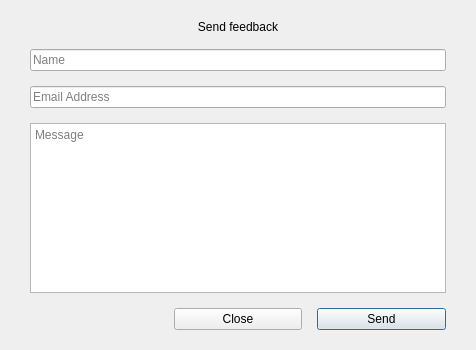
<?xml version="1.0" encoding="UTF-8"?>
<ui version="4.0">
 <class>Feedback</class>
 <widget class="QDialog" name="Feedback">
  <property name="geometry">
   <rect>
    <x>0</x>
    <y>0</y>
    <width>476</width>
    <height>350</height>
   </rect>
  </property>
  <property name="windowTitle">
   <string>Feedback</string>
  </property>
  <property name="modal">
   <bool>true</bool>
  </property>
  <layout class="QGridLayout" name="gridLayout">
   <property name="leftMargin">
    <number>30</number>
   </property>
   <property name="topMargin">
    <number>20</number>
   </property>
   <property name="rightMargin">
    <number>30</number>
   </property>
   <property name="bottomMargin">
    <number>20</number>
   </property>
   <property name="spacing">
    <number>15</number>
   </property>
   <item row="5" column="0" colspan="3">
    <spacer name="verticalSpacer">
     <property name="orientation">
      <enum>Qt::Vertical</enum>
     </property>
     <property name="sizeType">
      <enum>QSizePolicy::Maximum</enum>
     </property>
     <property name="sizeHint" stdset="0">
      <size>
       <width>359</width>
       <height>2</height>
      </size>
     </property>
    </spacer>
   </item>
   <item row="3" column="0" colspan="3">
    <widget class="QPlainTextEdit" name="txtMessage">
     <property name="placeholderText">
      <string>Message</string>
     </property>
    </widget>
   </item>
   <item row="1" column="0" colspan="3">
    <widget class="QLineEdit" name="txtName">
     <property name="placeholderText">
      <string>Name</string>
     </property>
    </widget>
   </item>
   <item row="2" column="0" colspan="3">
    <widget class="QLineEdit" name="txtEmail">
     <property name="placeholderText">
      <string>Email Address</string>
     </property>
    </widget>
   </item>
   <item row="0" column="0" colspan="3">
    <widget class="QLabel" name="lblTitle">
     <property name="accessibleName">
      <string notr="true">dialog-title</string>
     </property>
     <property name="text">
      <string>Send feedback</string>
     </property>
     <property name="alignment">
      <set>Qt::AlignCenter</set>
     </property>
    </widget>
   </item>
   <item row="4" column="2">
    <widget class="QPushButton" name="btnSend">
     <property name="cursor">
      <cursorShape>PointingHandCursor</cursorShape>
     </property>
     <property name="focusPolicy">
      <enum>Qt::NoFocus</enum>
     </property>
     <property name="accessibleName">
      <string notr="true">primary</string>
     </property>
     <property name="text">
      <string>Send</string>
     </property>
     <property name="default">
      <bool>true</bool>
     </property>
    </widget>
   </item>
   <item row="4" column="0">
    <widget class="QLabel" name="lblErrorMsg">
     <property name="text">
      <string/>
     </property>
    </widget>
   </item>
   <item row="4" column="1">
    <widget class="QPushButton" name="btnClose">
     <property name="cursor">
      <cursorShape>PointingHandCursor</cursorShape>
     </property>
     <property name="accessibleName">
      <string notr="true">danger</string>
     </property>
     <property name="text">
      <string>Close</string>
     </property>
    </widget>
   </item>
  </layout>
 </widget>
 <tabstops>
  <tabstop>txtName</tabstop>
  <tabstop>txtEmail</tabstop>
  <tabstop>txtMessage</tabstop>
 </tabstops>
 <resources/>
 <connections/>
</ui>
